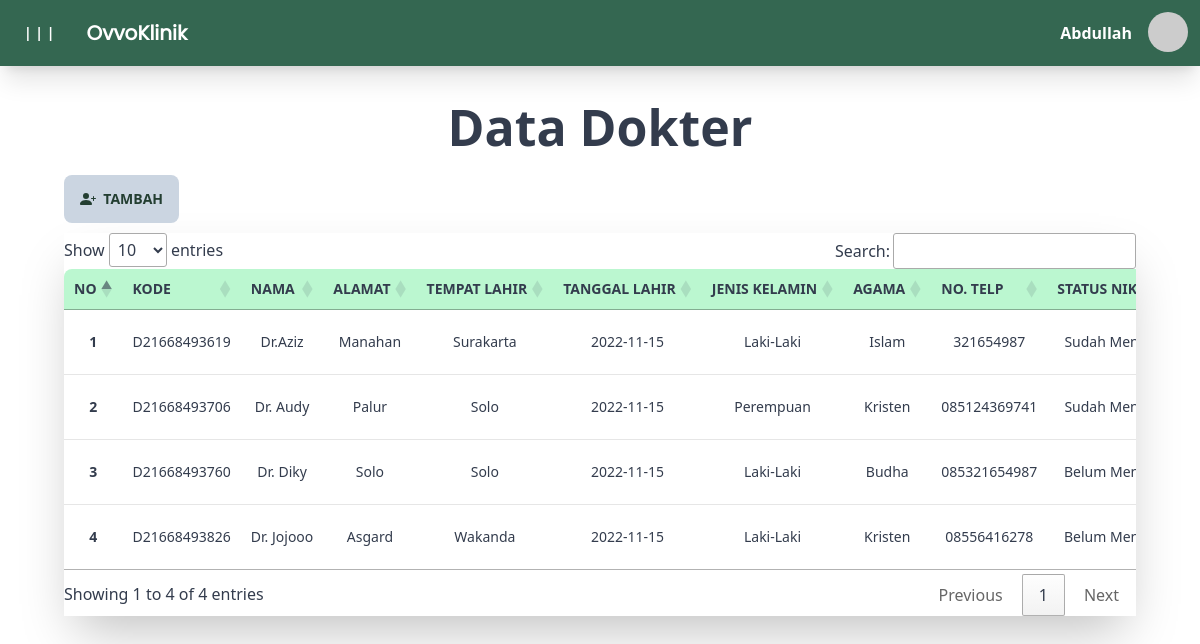
The page /src/page/home.php?page=data_dokter (signed in) on the database its author committed.
### tables this page shows
CREATE TABLE `dokter` (
  `id` int(7) NOT NULL,
  `kode` varchar(20) NOT NULL,
  `nama` varchar(30) NOT NULL,
  `tempat_lahir` varchar(20) NOT NULL,
  `tgl_lahir` varchar(20) NOT NULL,
  `jenis_kelamin` varchar(1) DEFAULT NULL,
  `telp` varchar(15) NOT NULL,
  `alamat` varchar(50) NOT NULL,
  `agama` char(1) NOT NULL,
  `status_nikah` char(1) NOT NULL,
  `no_izin` varchar(30) NOT NULL
);

### src/engine/koneksi.php (called while the page is built, shortened)
<?php
    class database {
        var $host = 'localhost';
        var $username = 'root';
        var $password = '';
        var $db = 'ovvo';
        function __construct(){
            $this -> koneksi = mysqli_connect(
                $this -> host,
                $this -> username,
                $this -> password,
                $this -> db
            );
        }
         function tampil_dokter() {
            $query = mysqli_query($this -> koneksi, "SELECT * FROM dokter");
            while ($row = mysqli_fetch_array($query)){
                $data[] = $row;
            }
            return $data;
         }
    }

### src/page/dokter/data_dokter.php (the view, shortened to what this page needs)
<center>
  <br>
  <div style="padding-bottom: 10px; ;">
    <h1 style="font-size: 50px;" class="font-bold">Data Dokter</h1>
  </div>
</center>
<div class="md:px-16 px-5">
  <div style="padding-bottom: 10px;">
    <a href="home.php?page=tambah_dokter">
      <button style="border: 0;" class="btn btn-primary font-semibold bg-slate-300 hover:bg-teal-500">
        &nbsp;&nbsp;Tambah
      </button>
    </a>
  </div>
  <div class="shadow-2xl">
    <div class="overflow-x-auto">
      <table id="myTable" class="table table-compact w-full text-center">
        <thead>
          <tr>
            <th class="bg-green-200 style="text-align: center;">No</th>
            <th class="bg-green-200 style="text-align: center;">Kode</th>
            <th class="bg-green-200 style="text-align: center;">Nama</th>
            <th class="bg-green-200 style="text-align: center;">Alamat</th>
            <th class="bg-green-200 style="text-align: center;">Tempat Lahir</th>
            <th class="bg-green-200 style="text-align: center;">Tanggal Lahir</th>
            <th class="bg-green-200 style="text-align: center;">Jenis Kelamin</th>
            <th class="bg-green-200 style="text-align: center;">Agama</th>
            <th class="bg-green-200 style="text-align: center;">No. Telp</th>
            <th class="bg-green-200 style="text-align: center;">Status Nikah</th>
          </tr>
        </thead>
        <tbody>
          <?php
          $data = $db->tampil_dokter();
          $no = 1;
          foreach ($data as $row) :
            $kel = $row['jenis_kelamin'];
            if($kel == 'L') {
                $kelamin = 'Laki-Laki';
            }else if($kel == 'P'){
                $kelamin = 'Perempuan';
            }
            $ag = $row['agama'];
            if($ag == '1') {
                $agama = 'Islam';
            }else if($ag == '2'){
                $agama = 'Kristen';
            }else if($ag == '3'){
                $agama = 'Katolik';
            }else if($ag == '4'){
                $agama = 'Hindu';
            }else if($ag == '5'){
                $agama = 'Budha';
            }else if($ag == '6'){
                $agama = 'Konghuchu';
            }
            $sn = $row['status_nikah'];
            if($sn == 'S') {
                $nikah = 'Sudah Menikah';
            } else if ($sn = 'B') {
                $nikah = "Belum Menikah";
            }
          ?>
            <tr>
              <th><?= $no++ ?></th>
              <td><?= $row['kode'] ?></td>
              <td><?= $row['nama'] ?></td>
              <td><?= $row['alamat'] ?></td>
              <td><?= $row['tempat_lahir'] ?></td>
              <td><?= $row['tgl_lahir'] ?></td>
              <td><?= $kelamin ?></td>
              <td><?= $agama ?></td>
              <td><?= $row['telp'] ?></td>
              <td><?= $nikah ?></td>
            </tr>
          <?php
          endforeach;
          ?>
      </table>
    </div>
  </div>
</div>
<br><br>

### rows shown on the page
dokter: kode "D21668493619", nama "Dr.Aziz", alamat "Manahan", tempat_lahir "Surakarta", tgl_lahir "2022-11-15", jenis_kelamin "Laki-Laki", agama "Islam", telp "321654987", status_nikah "Sudah…"
dokter: kode "D21668493706", nama "Dr. Audy", alamat "Palur", tempat_lahir "Solo", tgl_lahir "2022-11-15", jenis_kelamin "Perempuan", agama "Kristen", telp "085124369741", status_nikah "Sudah…"
dokter: kode "D21668493760", nama "Dr. Diky", alamat "Solo", tempat_lahir "Solo", tgl_lahir "2022-11-15", jenis_kelamin "Laki-Laki", agama "Budha", telp "085321654987", nikah "Belum…"
dokter: kode "D21668493826", nama "Dr. Jojooo", alamat "Asgard", tempat_lahir "Wakanda", tgl_lahir "2022-11-15", jenis_kelamin "Laki-Laki", agama "Kristen", telp "08556416278", nikah "Belum…"

### other values the page prints
$_SESSION['username'] "Abdullah"
